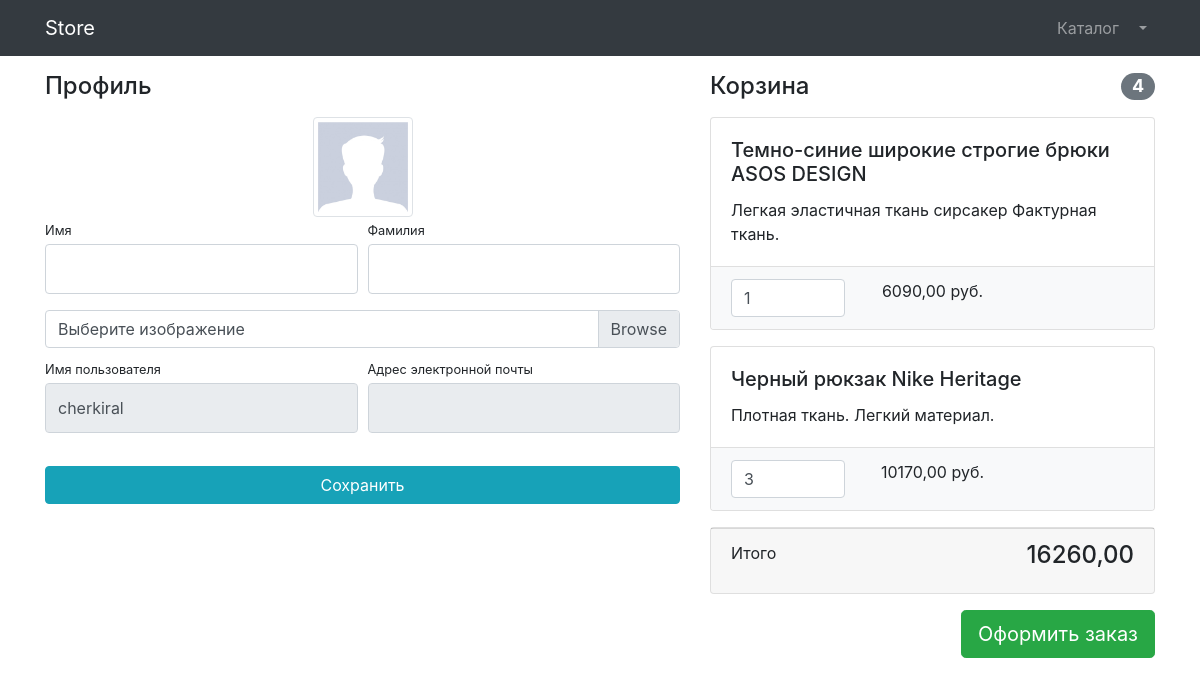
/users/profile/ (signed in), run on the app's committed database.
### users/models.py (models this page shows)
class User(AbstractUser):
    image = models.ImageField(upload_to='product_images', null=True, blank=True)

### products/models.py (models this page shows, shortened)
class Basket(models.Model):
    user = models.ForeignKey(to=User, on_delete=models.CASCADE)
    product = models.ForeignKey(to=Product, on_delete=models.CASCADE)
    quantity = models.PositiveSmallIntegerField(default=0)
    created_timestamp = models.DateTimeField(auto_now_add=True)
    objects = BasketQuerySet.as_manager()
    def basket_sum(self):
        return self.quantity * self.product.price

class Product(models.Model):
    name = models.CharField(max_length=256)
    description = models.TextField()
    price = models.DecimalField(max_digits=10, decimal_places=2)
    quantity = models.PositiveIntegerField(default=0)
    image = models.ImageField(upload_to='products_images')
    category = models.ForeignKey(to=ProductCategory, on_delete=models.CASCADE)

### users/views.py (the view)
# urls.py: path('profile/', profile, name='profile'),
@login_required
def profile(request):
    if request.method == 'POST':
        form = UserProfileForm(instance=request.user, data=request.POST, files=request.FILES)
        if form.is_valid():
            form.save()
            return HttpResponseRedirect(reverse('users:profile'))
        else:
            print(form.errors)
    else:
        form = UserProfileForm(instance=request.user)
    basket = Basket.objects.filter(user=request.user)
    context = {
        'form': form,
        'basket': basket,
        'total_sum': basket.total_sum(),
        'total_quantity': basket.total_quantity(),
    }
    return render(request, 'profile.html', context)

### users/forms.py
class UserProfileForm(UserChangeForm):
    first_name = forms.CharField(widget=forms.TextInput(attrs={
        'class': "form-control py-4",
    }))
    last_name = forms.CharField(widget=forms.TextInput(attrs={
        'class': "form-control py-4",
    }))
    image = forms.ImageField(widget=forms.FileInput(attrs={
        'class': "custom-file-input",
    }), required=False)
    username = forms.CharField(widget=forms.TextInput(attrs={
        'class': "form-control py-4",
        'readonly': True,
    }))
    email = forms.CharField(widget=forms.TextInput(attrs={
        'class': "form-control py-4",
        'readonly': True,
    }))
    class Meta:
        model = User
        fields = ('first_name', 'last_name', 'image', 'username', 'email')

### products/models.py (called while the page is built)
    def total_sum(self):
        return sum(basket.basket_sum() for basket in self)

    def total_quantity(self):
        return sum(basket.quantity for basket in self)

### users/templates/profile.html (shortened to what this page needs)
{% extends 'products/base.html' %}
{% load static %}
{% block css %}
    <link href="{% static 'vendor/css/profile.css' %}" rel="stylesheet">
{% endblock %}
{% block content %}
    <div class="container">
    <div class="row">
        <div class="col-lg-7">
            <h4 class="mt-3 mb-3">Профиль</h4>
            <div class="col-lg-12 text-center">
                <img width="100" height="100"
                     src="{% if user.image %} {{ user.image.url }} {% else %} {% static 'vendor/img/users/default_avatar.jpg' %} {% endif %}"
                     class="img-thumbnail">
            </div>
            <form action="{% url 'users:profile' %}" method="post" enctype="multipart/form-data">
                <div class="form-row">
                    <div class="col-lg-6">
                        <div class="form-group">
                            <label class="small mb-1" for="{{ form.first_name.id_for_label }}">Имя</label>
                            {{ form.first_name }}
                        </div>
                    </div>
                    <div class="col-lg-6">
                        <div class="form-group">
                            <label class="small mb-1" for="{{ form.last_name.id_for_label }}">Фамилия</label>
                            {{ form.last_name }}
                        </div>
                    </div>
                </div>
                <div class="form-row mb-2">
                    <div class="col-lg-12">
                        <div class="custom-file">
                            <label class="custom-file-label" for="{{ form.image.id_for_label }}">Выберите изображение</label>
                        </div>
                    </div>
                </div>
                <div class="form-row">
                    <div class="col-lg-6">
                        <label class="small mb-1" for="{{ form.username.id_for_label }}">Имя пользователя</label>
                        {{ form.username }}
                    </div>
                    <div class="col-lg-6">
                        <label class="small mb-1" for="{{ form.email.id_for_label }}">Адрес электронной
                            почты</label>
                        {{ form.email }}
                    </div>
                </div>
                <div class="form-row">
                    <div class="col-lg-12" style="margin-top: 33px;">
                        <input class="btn btn-info btn-block" type="submit" value="Сохранить">
                    </div>
                </div>
            </form>
        </div>
        <div class="col-lg-5">
            {% include 'products/baskets.html' %}
        </div>
    </div>
</div>
{% endblock %}

### products/templates/products/baskets.html (shortened to what this page needs)
{% if basket %}
    <h4 class="mt-3 mb-3 d-flex justify-content-between align-items-center mb-3">
                Корзина <span class="badge badge-secondary badge-pill">{{ total_quantity }}</span>
            </h4>
    {% for item in basket %}
            <div class="card mb-3">
                <div class="card-body">
                    <h5 class="card-title">{{ item.product.name }}</h5>
                    <p class="card-text">{{ item.product.description }}</p>
                </div>
                <ul class="list-group list-group-flush">
                    <li class="list-group-item bg-light">
                        <div class="row text-center">
                            <div class="col-lg-4">
                                <input name="basketID" type="number" class="form-control"
                                       value="{{ item.quantity }}" min="0">
                            </div>
                            <div class="col-lg-4">{{ item.basket_sum }} руб.</div>
                            <div class="col-lg-4">
                            </div>
                        </div>
                    </li>
                </ul>
            </div>
    {% endfor %}
            <div class="card mb-3">
                <div class="card-footer">
                    <p class="float-left">Итого</p>
                    <h4 class="float-right">{{ total_sum }}</h4>
                </div>
            </div>
            <a class="btn btn-success btn-lg float-right" href="../orders/order-create.html">
                Оформить заказ
            </a>
{% else %}
    <h4 class="mt-3 mb-3 text-center">
                Корзина пуста
            </h4>
{% endif %}

### data on the page
User: username "cherkiral"
Basket: product.name "Темно-синие широкие строгие брюки ASOS DESIGN", product.description "Легкая эластичная ткань сирсакер Фактурная ткань.", basketID "1", basket_sum "6090,00"
Basket: product.name "Черный рюкзак Nike Heritage", product.description "Плотная ткань. Легкий материал.", basketID "3", basket_sum "10170,00"

### other printed values
{{ total_quantity }} "4"
{{ total_sum }} "16260,00"
